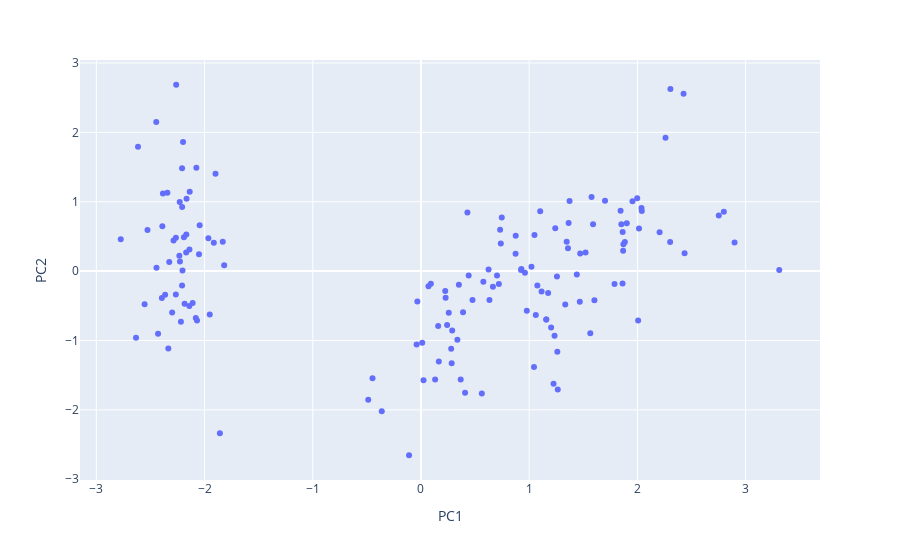

This figure's notebook cell:
### Code cell
px.scatter(data_frame = df, x="PC1", y= "PC2")

### Figure 1 — Plotly figure (JSON) as saved in the notebook; plotly's stock layout.template omitted (floating-point values rounded to 4 significant figures; data arrays with more than 128 entries replaced by an {"elided": "..."} marker saying what was removed)
{"data": [{"hovertemplate": "PC1=%{x}<br>PC2=%{y}<extra></extra>", "legendgroup": "", "marker": {"color": "#636efa", "symbol": "circle"}, "mode": "markers", "name": "", "orientation": "v", "showlegend": false, "type": "scatter", "x": {"elided": "150 float values"}, "xaxis": "x", "y": {"elided": "150 float values"}, "yaxis": "y"}], "layout": {"legend": {"tracegroupgap": 0}, "margin": {"t": 60}, "xaxis": {"anchor": "y", "domain": [0, 1], "title": {"text": "PC1"}}, "yaxis": {"anchor": "x", "domain": [0, 1], "title": {"text": "PC2"}}}}
